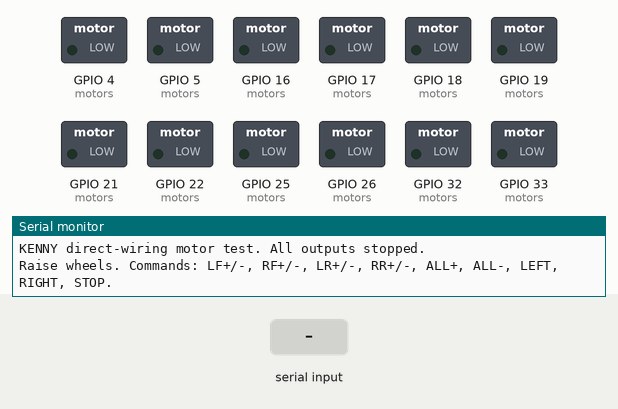
This sketch was run on a simulated ESP32. On the bench: switched loads named in the sketch (green lamp = pin HIGH), the last lines printed to the serial monitor. The inputs (shaded band) are chosen by the test bench.

Above: at 1.2 s.
1.3 s: "ALL+\n" received over Serial
At 3.0 s:
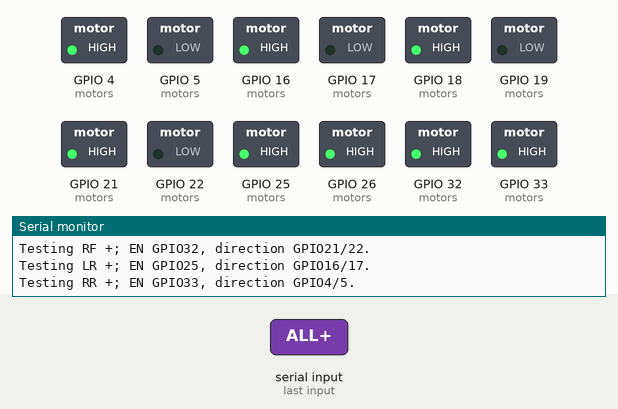
4.3 s: "LEFT\n" received over Serial
At 5.5 s:
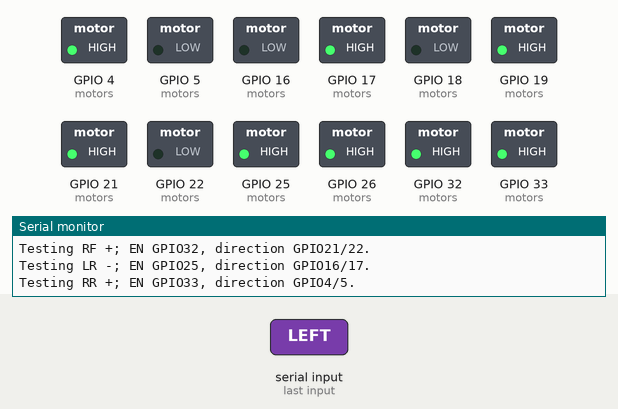
7.3 s: "RIGHT\n" received over Serial
At 9.0 s:
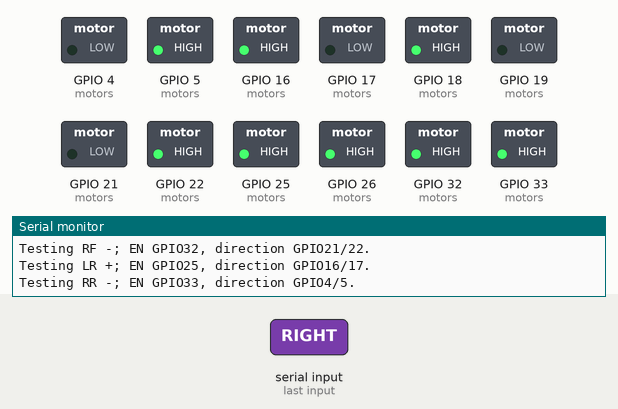
10.3 s: "ALL-\n" received over Serial
At 11.2 s:
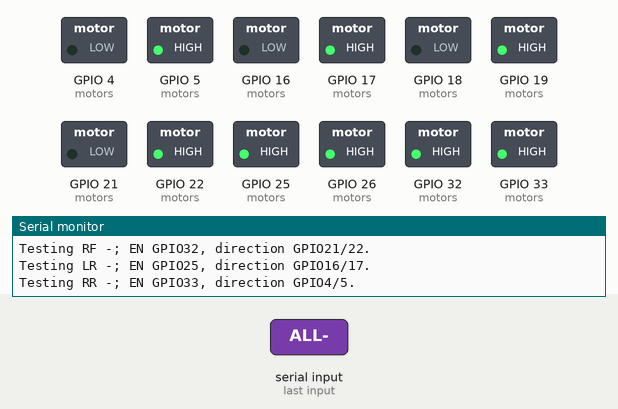
Timing chart, 0 to 13.8 s (numbered marks = the images above; inputs shaded):
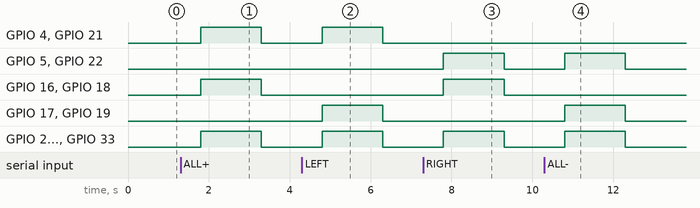

Measured:
- after the input at 1.3 s, GPIO 4 (motors), GPIO 16 (motors), GPIO 18 (motors), GPIO 21 (motors), GPIO 25 (motors), GPIO 26 (motors), GPIO 32 (motors), GPIO 33 (motors): LOW → HIGH after 0.50 s, → LOW 1.5 s later
- after the input at 4.3 s, GPIO 4 (motors), GPIO 17 (motors), GPIO 19 (motors), GPIO 21 (motors), GPIO 25 (motors), GPIO 26 (motors), GPIO 32 (motors), GPIO 33 (motors): LOW → HIGH after 0.50 s, → LOW 1.5 s later
- after the input at 7.3 s, GPIO 5 (motors), GPIO 16 (motors), GPIO 18 (motors), GPIO 22 (motors), GPIO 25 (motors), GPIO 26 (motors), GPIO 32 (motors), GPIO 33 (motors): LOW → HIGH after 0.50 s, → LOW 1.5 s later
- after the input at 10.3 s, GPIO 5 (motors), GPIO 17 (motors), GPIO 19 (motors), GPIO 22 (motors), GPIO 25 (motors), GPIO 26 (motors), GPIO 32 (motors), GPIO 33 (motors): LOW → HIGH after 0.50 s, → LOW 1.5 s later

The sketch:

kenny_motor_test.ino
```cpp
/* Individual and all-motor tests for the confirmed DIRECT GPIO wiring.
 * Raise all wheels; upload with motor power off. Serial Monitor: 115200 baud.
 * Commands: LF+/-, RF+/-, LR+/-, RR+/-, ALL+, ALL-, LEFT, RIGHT, STOP.
 * Each test powers the selected motors for 1500 ms at 100% PWM, then stops.
 * This standalone sketch temporarily replaces the phone controller.
 */
#include <Arduino.h>
#include "test_commands.h"

struct MotorPins { const char* name; uint8_t pwm, in1, in2; };
// Positive means IN1/IN3 high, IN2/IN4 low; observe physical polarity.
const MotorPins motors[] = {
  {"LF", 26, 18, 19},  // #1 OUT3/4
  {"RF", 32, 21, 22},  // #2 OUT1/2
  {"LR", 25, 16, 17},  // #1 OUT1/2
  {"RR", 33, 4, 5},    // #2 OUT3/4
};
constexpr uint32_t TEST_MS = 1500, COAST_MS = 500;
constexpr uint8_t TEST_PWM = 255;  // 100% PWM; test with all wheels raised.
bool pwmReady = false, running = false, pending = false;
int directions[4] = {};
uint32_t stoppedAt = 0, startedAt = 0;
char line[12] = {};
unsigned length = 0;
bool overflow = false;

void stopMotors() {
  for (const auto& motor : motors) {
    if (pwmReady) ledcWrite(motor.pwm, 0);
    else digitalWrite(motor.pwm, LOW);
  }
  for (const auto& motor : motors) {
    digitalWrite(motor.in1, LOW);
    digitalWrite(motor.in2, LOW);
  }
  running = pending = false;
  stoppedAt = millis();
}

void command() {
  line[length] = 0;
  stopMotors();  // Every new command first disables all four channels.
  bool valid = !overflow && testDirections(line, directions);
  if (valid && strcmp(line, "STOP") == 0) {
    Serial.println("Stopped.");
  } else if (valid && pwmReady) {
    pending = true;
    Serial.printf("Queued %s; 500 ms coast, then 1500 ms at PWM %u/255.\n", line, TEST_PWM);
  } else Serial.println("Stopped. Use LF+/-, RF+/-, LR+/-, RR+/-, ALL+, ALL-, LEFT, RIGHT, STOP. PWM must be ready.");
  length = 0; overflow = false;
}

void setup() {
  for (const auto& motor : motors) {
    pinMode(motor.pwm, OUTPUT); digitalWrite(motor.pwm, LOW);
    pinMode(motor.in1, OUTPUT); digitalWrite(motor.in1, LOW);
    pinMode(motor.in2, OUTPUT); digitalWrite(motor.in2, LOW);
  }
  Serial.begin(115200);
  bool attached = true;
  for (const auto& motor : motors) attached = ledcAttach(motor.pwm, 10000, 8) && attached;
  if (!attached) {
    for (const auto& motor : motors) {
      ledcDetach(motor.pwm); pinMode(motor.pwm, OUTPUT); digitalWrite(motor.pwm, LOW);
    }
  }
  pwmReady = attached;
  stopMotors();
  Serial.println("KENNY direct-wiring motor test. All outputs stopped.");
  Serial.println("Raise wheels. Commands: LF+/-, RF+/-, LR+/-, RR+/-, ALL+, ALL-, LEFT, RIGHT, STOP.");
  if (!pwmReady) Serial.println("PWM initialization failed. Tests disabled.");
}

void loop() {
  // Bound serial work so incoming data cannot postpone automatic stopping.
  for (unsigned budget = 0; budget < 32 && Serial.available(); ++budget) {
    char c = Serial.read();
    if (c == '\r' || c == '\n') {
      if (length || overflow) command();
    } else if (length < sizeof(line) - 1) {
      line[length++] = c >= 'a' && c <= 'z' ? c - ('a' - 'A') : c;
    } else overflow = true;
  }
  uint32_t now = millis();
  if (pending && uint32_t(now - stoppedAt) >= COAST_MS) {
    for (unsigned i = 0; i < 4; ++i) {
      digitalWrite(motors[i].in1, directions[i] > 0 ? HIGH : LOW);
      digitalWrite(motors[i].in2, directions[i] < 0 ? HIGH : LOW);
    }
    bool written = true;
    for (unsigned i = 0; i < 4; ++i) {
      written = ledcWrite(motors[i].pwm, directions[i] ? TEST_PWM : 0) && written;
    }
    if (!written) {
      stopMotors(); Serial.println("PWM write failed. All motors stopped.");
    } else {
      pending = false; running = true; startedAt = now;
      for (unsigned i = 0; i < 4; ++i) {
        if (directions[i]) Serial.printf("Testing %s %c; EN GPIO%u, direction GPIO%u/%u.\n",
          motors[i].name, directions[i] > 0 ? '+' : '-', motors[i].pwm, motors[i].in1, motors[i].in2);
      }
    }
  }
  if (running && uint32_t(now - startedAt) >= TEST_MS) {
    stopMotors(); Serial.println("Test finished. All motors stopped.");
  }
  delay(1);
}
```

test_commands.h
```cpp
#pragma once
#include <cstring>

// Logical wheel order: LF, RF, LR, RR. Zero leaves a channel disabled.
inline bool testDirections(const char* command, int (&out)[4]) {
  for (int& value : out) value = 0;
  if (std::strcmp(command, "STOP") == 0) return true;
  if (std::strcmp(command, "ALL+") == 0 || std::strcmp(command, "ALL-") == 0) {
    for (int& value : out) value = command[3] == '+' ? 1 : -1;
    return true;
  }
  if (std::strcmp(command, "LEFT") == 0 || std::strcmp(command, "RIGHT") == 0) {
    int left = std::strcmp(command, "LEFT") == 0 ? -1 : 1;
    out[0] = out[2] = left;
    out[1] = out[3] = -left;
    return true;
  }
  if (std::strlen(command) != 3 || (command[2] != '+' && command[2] != '-')) return false;
  const char* names[] = {"LF", "RF", "LR", "RR"};
  for (unsigned i = 0; i < 4; ++i) {
    if (command[0] == names[i][0] && command[1] == names[i][1]) {
      out[i] = command[2] == '+' ? 1 : -1;
      return true;
    }
  }
  return false;
}
```
